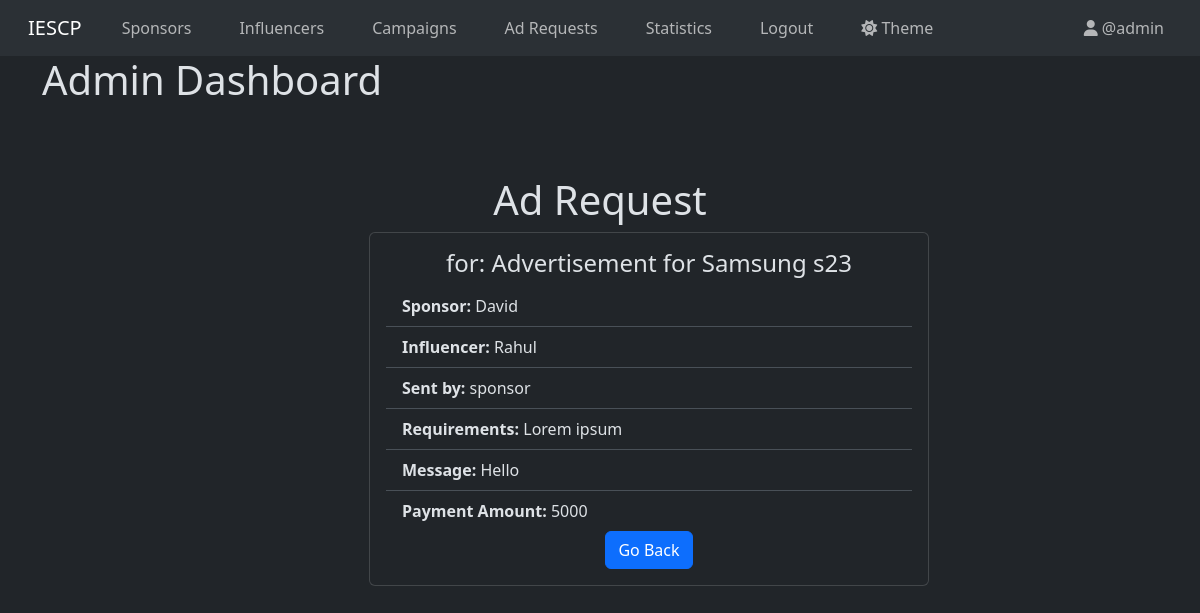
/admin/dashboard/view/ad_request/1 (signed in), run on the app's committed database.
### models.py (models this page shows)
class User(db.Model, UserMixin):
  __tablename__ = "user"
  id = db.Column(db.Integer, primary_key=True)
  name = db.Column(db.String(50), nullable=False)
  username = db.Column(db.String(50), nullable=False, unique=True)
  password_hash = db.Column(db.String(256), nullable=False)
  user_type = db.Column(db.Enum('influencer', 'sponsor', 'admin'), nullable=False)
  flagged = db.Column(db.Boolean, nullable=False, default=False)
  theme = db.Column(db.Enum('light', 'dark'), nullable=False, default='light')
  category = db.Column(db.String(50), nullable=True)
  niche = db.Column(db.String(50), nullable=True)
  follower_count = db.Column(db.Integer, nullable=True)
  platforms = db.Column(db.String(150), nullable=True)
  industry = db.Column(db.String(50), nullable=True)
  budget = db.Column(db.Integer, nullable=True)

class Campaign(db.Model):
  __tablename__ = "campaign"
  id = db.Column(db.Integer, primary_key=True)
  sponsor_id = db.Column(db.Integer, db.ForeignKey('user.id'), nullable=False)
  name = db.Column(db.String(50), nullable=False)
  description = db.Column(db.String(256), nullable=False)
  start_date = db.Column(db.DateTime, nullable=False)
  end_date = db.Column(db.DateTime, nullable=False)
  progress = db.Column(db.Integer, nullable=False, default=0)
  budget = db.Column(db.Integer, nullable=False)
  visibility = db.Column(db.Enum('public', 'private'), nullable=False)
  goals = db.Column(db.String(256), nullable=False)
  flagged = db.Column(db.Boolean, nullable=False, default=False)
  sponsor = db.relationship('User', backref=db.backref('campaigns', lazy=True))
  ad_requests = db.relationship('Ad_Request', backref='campaign', cascade='all, delete-orphan')

class Ad_Request(db.Model):
  __tablename__ = "ad_request"
  id = db.Column(db.Integer, primary_key=True)
  campaign_id = db.Column(db.Integer, db.ForeignKey('campaign.id'), nullable=False)
  influencer_id = db.Column(db.Integer, db.ForeignKey('user.id'), nullable=True)
  messages = db.Column(db.String(256), nullable=False)
  requirements = db.Column(db.String(256), nullable=False)
  payment_amount = db.Column(db.Integer, nullable=False)
  completed = db.Column(db.Boolean, nullable=False, default=False)
  requested_by = db.Column(db.Enum('influencer', 'sponsor'), nullable=False)
  status = db.Column(db.Enum('pending', 'accepted', 'rejected'), nullable=False, default='pending')
  influencer = db.relationship('User', foreign_keys=[influencer_id], backref=db.backref('ad_requests', lazy=True))

### controllers.py (the view)
@app.route("/admin/dashboard/view/ad_request/<int:adrequest_id>")
@login_required
@admin_required
def admin_view_adrequest(adrequest_id):
    ad_request = Ad_Request.query.get(adrequest_id)
    campaign = Campaign.query.get(ad_request.campaign_id)
    sponsor = User.query.get(campaign.sponsor_id)
    influencer = User.query.get(ad_request.influencer_id)
    return render_template("/admin/view_adrequest.html", user=current_user, ad_request=ad_request, campaign=campaign, sponsor=sponsor, influencer=influencer)

### controllers.py (called while the page is built)
def admin_required(func):
    @wraps(func)
    def wrapper(*args, **kwargs):
        if current_user.user_type != "admin":
            flash("You do not have permission to access this page.", category="danger")
            if current_user.user_type == "influencer":
                return redirect(url_for("influencer_dashboard"))
            elif current_user.user_type == "sponsor":
                return redirect(url_for("sponsor_dashboard"))
        return func(*args, **kwargs)
    return wrapper

@login_manager.user_loader
def load_user(user_id):
    return User.query.get(int(user_id))

### templates/admin/view_adrequest.html
{% extends "base.html" %}
{% block content %}
  <h1>Admin Dashboard</h1>
  <div class="login-form text-center mt-5 mb-3 p-5 pt-4 pb-4 w-50 m-auto">
    <h1>Ad Request</h1>
    <div class="card" style="width: 35rem; margin: auto;">
      <div class="card-body">
        <h4 class="card-title">for: {{ campaign.name }}</h4>
        <ul class="list-group list-group-flush text-start">
          <li class="list-group-item"><strong>Sponsor:</strong> {{ sponsor.name }}</li>
          <li class="list-group-item"><strong>Influencer:</strong> {{ influencer.name }}</li>
          <li class="list-group-item"><strong>Sent by:</strong> {{ ad_request.requested_by }}</li>
          <li class="list-group-item"><strong>Requirements:</strong> {{ ad_request.requirements }}</li>
          <li class="list-group-item"><strong>Message:</strong> {{ ad_request.messages }}</li>
          <li class="list-group-item"><strong>Payment Amount:</strong> {{ ad_request.payment_amount }}</li>
        </ul>
          <a href="{{url_for("all_ad_requests")}}" class="btn btn-primary">Go Back</a>
      </div>
    </div>
  </div>
{% endblock %}

### templates/navbar.html (shortened to what this page needs)
<nav class="navbar navbar-expand-lg bg-body-tertiary">
  <div class="container-fluid">
    {% if user and user.user_type == "admin" %}
      <a class="navbar-brand mx-3" href="{{url_for('admin_dashboard')}}">IESCP</a>
    {% elif user and user.user_type == "influencer" %}
      <a class="navbar-brand mx-3" href="{{url_for('influencer_dashboard')}}">IESCP</a>
    {% elif user and user.user_type == "sponsor" %}
      <a class="navbar-brand mx-3" href="{{url_for('sponsor_dashboard')}}">IESCP</a>
    {% else %}
      <a class="navbar-brand mx-3" href="{{url_for('user_login')}}">IESCP</a>
    {% endif %}
    <div class="collapse navbar-collapse" id="navbarNav">
      {% if user %}
        {% if user.user_type == "admin" %}
          <ul class="navbar-nav me-auto">
            <li class="nav-item mx-3">
              <a class="{{ 'nav-link active' if request.path == url_for('admin_dashboard') else 'nav-link' }}" href="{{url_for('admin_dashboard')}}">Sponsors</a>
            </li>
            <li class="nav-item mx-3">
              <a class="{{ 'nav-link active' if request.path == url_for('all_influencers') else 'nav-link' }}" href="{{url_for('all_influencers')}}">Influencers</a>
            </li>
            <li class="nav-item mx-3">
              <a class="{{ 'nav-link active' if request.path == url_for('all_campaigns') else 'nav-link' }}" href="{{url_for('all_campaigns')}}">Campaigns</a>
            </li>
            <li class="nav-item mx-3">
              <a class="{{ 'nav-link active' if request.path == url_for('all_ad_requests') else 'nav-link' }}" href="{{url_for('all_ad_requests')}}">Ad Requests</a>
            </li>
            <li class="nav-item mx-3">
              <a class="{{ 'nav-link active' if request.path == url_for('admin_statistics') else 'nav-link' }}" href="{{url_for('admin_statistics')}}">Statistics</a>
            </li>
            <li class="nav-item mx-3">
              <a class="nav-link btn btn-outline-danger" href="{{url_for('logout')}}">Logout</a>
            </li>
            <li class="nav-item mx-3">
              <a class="nav-link" href="{{url_for('change_theme')}}">
                {% if user.theme == 'light' %}
                  <i class="fa-solid fa-moon"></i>
                {% else %}
                  <i class="fa-solid fa-sun"></i>
                {% endif %}
                Theme
              </a>
            </li>
          </ul>
          <ul class="navbar-nav">
            <li class="nav-item">
              <a class="nav-link mx-3" href="{{url_for('admin_profile')}}"><i class="fa-solid fa-user"></i> @{{user.username}}</a>
            </li>
          </ul>
        {% endif %}
      {% endif %}
    </div>
  </div>
</nav>

### data on the page
User: username "admin"
Campaign: name "Advertisement for Samsung s23"
User: name "David"
User: name "Rahul"
Ad_Request: requested_by "sponsor", requirements "Lorem ipsum", messages "Hello", payment_amount "5000"
